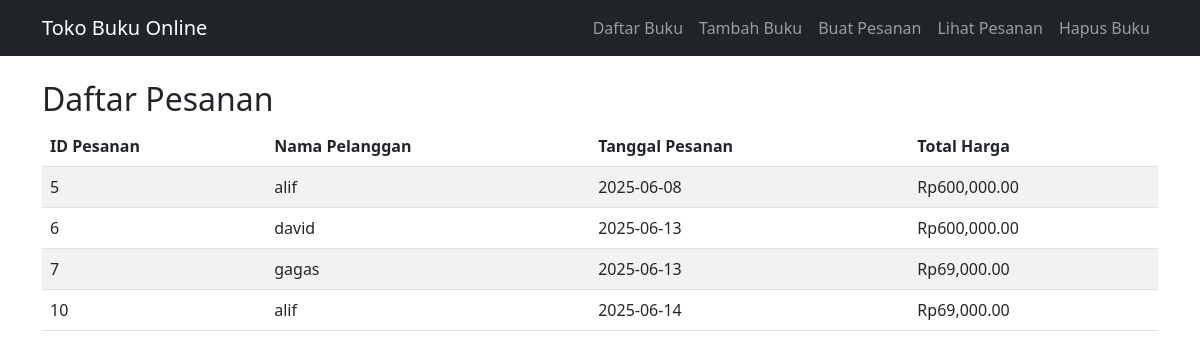
Before: /Tugas9/halaman/lihat_transaksi.php with the older database file.
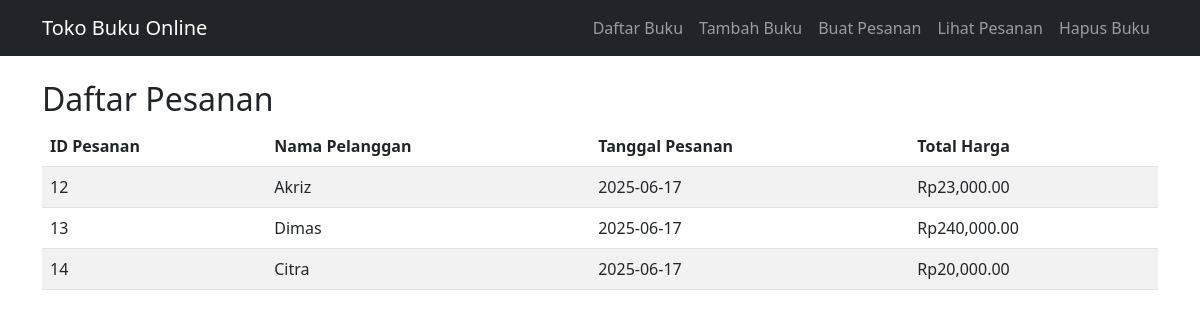
After: the same page with the newer database file.
### tables this page shows
CREATE TABLE `pesanan` (
  `ID` int NOT NULL,
  `Tanggal_Pesanan` date DEFAULT NULL,
  `Pelanggan_ID` int DEFAULT NULL,
  `Total_Harga` decimal(10,2) DEFAULT NULL
);

CREATE TABLE `pelanggan` (
  `ID` int NOT NULL,
  `Nama` varchar(255) DEFAULT NULL,
  `Alamat` varchar(255) DEFAULT NULL,
  `Email` varchar(255) DEFAULT NULL,
  `Telepon` varchar(20) DEFAULT NULL
);

### Tugas9/halaman/lihat_transaksi.php (the view, shortened to what this page needs)
<?php
include '../config/koneksi_db.php';
$query = "
   SELECT Pesanan.ID AS Pesanan_ID, Pelanggan.Nama AS Nama_Pelanggan, Pesanan.Tanggal_Pesanan, Pesanan.Total_Harga
   FROM Pesanan
   JOIN Pelanggan ON Pesanan.Pelanggan_ID = Pelanggan.ID
";
$result = $conn->query($query);
?>
<!DOCTYPE html>
<html lang="en">
<head>
   <link href="https://cdn.jsdelivr.net/npm/bootstrap@5.3.0/dist/css/bootstrap.min.css" rel="stylesheet">
</head>
<body>
   <?php include 'nav.php' ?>
   <div class="container mt-4">
       <h2>Daftar Pesanan</h2>
       <table class="table table-striped">
           <thead>
               <tr>
                   <th>ID Pesanan</th>
                   <th>Nama Pelanggan</th>
                   <th>Tanggal Pesanan</th>
                   <th>Total Harga</th>
               </tr>
           </thead>
           <tbody>
               <?php while ($row = $result->fetch_assoc()): ?>
               <tr>
                   <td><?= $row['Pesanan_ID'] ?></td>
                   <td><?= htmlspecialchars($row['Nama_Pelanggan']) ?></td>
                   <td><?= $row['Tanggal_Pesanan'] ?></td>
                   <td>Rp<?= number_format($row['Total_Harga'], 2) ?></td>
               </tr>
               <?php endwhile; ?>
           </tbody>
       </table>
   </div>
</body>
</html>

Changed rows visible on the page:
removed pesanan: ID "5", Pelanggan_ID.Nama "alif", Tanggal_Pesanan "2025-06-08", Total_Harga "600,000.00"
removed pesanan: ID "6", Pelanggan_ID.Nama "david", Tanggal_Pesanan "2025-06-13", Total_Harga "600,000.00"
removed pesanan: ID "7", Pelanggan_ID.Nama "gagas", Tanggal_Pesanan "2025-06-13", Total_Harga "69,000.00"
removed pesanan: ID "10", Pelanggan_ID.Nama "alif", Tanggal_Pesanan "2025-06-14", Total_Harga "69,000.00"
added pesanan: ID "12", Pelanggan_ID.Nama "Akriz", Tanggal_Pesanan "2025-06-17", Total_Harga "23,000.00"
added pesanan: ID "13", Pelanggan_ID.Nama "Dimas", Tanggal_Pesanan "2025-06-17", Total_Harga "240,000.00"
added pesanan: ID "14", Pelanggan_ID.Nama "Citra", Tanggal_Pesanan "2025-06-17", Total_Harga "20,000.00"
